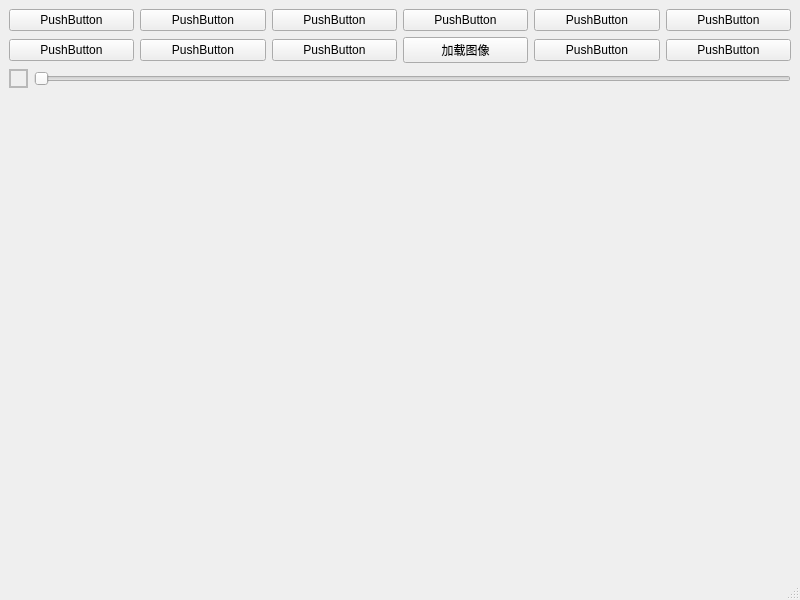
<?xml version="1.0" encoding="UTF-8"?>
<ui version="4.0">
 <class>MainWindow</class>
 <widget class="QMainWindow" name="MainWindow">
  <property name="geometry">
   <rect>
    <x>0</x>
    <y>0</y>
    <width>800</width>
    <height>600</height>
   </rect>
  </property>
  <property name="windowTitle">
   <string>MainWindow</string>
  </property>
  <widget class="QWidget" name="centralwidget">
   <layout class="QVBoxLayout" name="verticalLayout" stretch="0,0,0,1">
    <item>
     <layout class="QHBoxLayout" name="horizontalLayout">
      <item>
       <widget class="QPushButton" name="pushButton">
        <property name="text">
         <string>PushButton</string>
        </property>
       </widget>
      </item>
      <item>
       <widget class="QPushButton" name="pushButton_2">
        <property name="text">
         <string>PushButton</string>
        </property>
       </widget>
      </item>
      <item>
       <widget class="QPushButton" name="pushButton_3">
        <property name="text">
         <string>PushButton</string>
        </property>
       </widget>
      </item>
      <item>
       <widget class="QPushButton" name="pushButton_4">
        <property name="text">
         <string>PushButton</string>
        </property>
       </widget>
      </item>
      <item>
       <widget class="QPushButton" name="pushButton_5">
        <property name="text">
         <string>PushButton</string>
        </property>
       </widget>
      </item>
      <item>
       <widget class="QPushButton" name="pushButton_6">
        <property name="text">
         <string>PushButton</string>
        </property>
       </widget>
      </item>
     </layout>
    </item>
    <item>
     <layout class="QHBoxLayout" name="horizontalLayout_2">
      <item>
       <widget class="QPushButton" name="pushButton_7">
        <property name="text">
         <string>PushButton</string>
        </property>
       </widget>
      </item>
      <item>
       <widget class="QPushButton" name="pushButton_8">
        <property name="text">
         <string>PushButton</string>
        </property>
       </widget>
      </item>
      <item>
       <widget class="QPushButton" name="pushButton_9">
        <property name="text">
         <string>PushButton</string>
        </property>
       </widget>
      </item>
      <item>
       <widget class="QPushButton" name="pushButton_10">
        <property name="text">
         <string>加载图像</string>
        </property>
       </widget>
      </item>
      <item>
       <widget class="QPushButton" name="pushButton_11">
        <property name="text">
         <string>PushButton</string>
        </property>
       </widget>
      </item>
      <item>
       <widget class="QPushButton" name="pushButton_12">
        <property name="text">
         <string>PushButton</string>
        </property>
       </widget>
      </item>
     </layout>
    </item>
    <item>
     <layout class="QHBoxLayout" name="horizontalLayout_3">
      <item>
       <widget class="PickColorsFrame" name="frame_2">
        <property name="minimumSize">
         <size>
          <width>19</width>
          <height>19</height>
         </size>
        </property>
        <property name="maximumSize">
         <size>
          <width>19</width>
          <height>19</height>
         </size>
        </property>
        <property name="mouseTracking">
         <bool>true</bool>
        </property>
        <property name="toolTip">
         <string>点击取色</string>
        </property>
        <property name="frameShape">
         <enum>QFrame::StyledPanel</enum>
        </property>
        <property name="frameShadow">
         <enum>QFrame::Raised</enum>
        </property>
        <widget class="QFrame" name="frame">
         <property name="geometry">
          <rect>
           <x>1</x>
           <y>1</y>
           <width>17</width>
           <height>17</height>
          </rect>
         </property>
         <property name="minimumSize">
          <size>
           <width>17</width>
           <height>17</height>
          </size>
         </property>
         <property name="maximumSize">
          <size>
           <width>17</width>
           <height>17</height>
          </size>
         </property>
         <property name="mouseTracking">
          <bool>true</bool>
         </property>
         <property name="frameShape">
          <enum>QFrame::StyledPanel</enum>
         </property>
         <property name="frameShadow">
          <enum>QFrame::Raised</enum>
         </property>
         <widget class="QLabel" name="label_2">
          <property name="geometry">
           <rect>
            <x>1</x>
            <y>1</y>
            <width>15</width>
            <height>15</height>
           </rect>
          </property>
          <property name="minimumSize">
           <size>
            <width>15</width>
            <height>15</height>
           </size>
          </property>
          <property name="maximumSize">
           <size>
            <width>15</width>
            <height>15</height>
           </size>
          </property>
          <property name="mouseTracking">
           <bool>true</bool>
          </property>
          <property name="text">
           <string/>
          </property>
         </widget>
        </widget>
       </widget>
      </item>
      <item>
       <widget class="QSlider" name="horizontalSlider">
        <property name="maximum">
         <number>195075</number>
        </property>
        <property name="pageStep">
         <number>100</number>
        </property>
        <property name="orientation">
         <enum>Qt::Horizontal</enum>
        </property>
       </widget>
      </item>
     </layout>
    </item>
    <item>
     <widget class="PositionLabel" name="label">
      <property name="text">
       <string/>
      </property>
     </widget>
    </item>
   </layout>
  </widget>
  <widget class="QMenuBar" name="menubar">
   <property name="geometry">
    <rect>
     <x>0</x>
     <y>0</y>
     <width>800</width>
     <height>21</height>
    </rect>
   </property>
  </widget>
  <widget class="QStatusBar" name="statusbar"/>
 </widget>
 <customwidgets>
  <customwidget>
   <class>PickColorsFrame</class>
   <extends>QFrame</extends>
   <header>pickcolorsframe.h</header>
   <container>1</container>
  </customwidget>
  <customwidget>
   <class>PositionLabel</class>
   <extends>QLabel</extends>
   <header>positionlabel.h</header>
  </customwidget>
 </customwidgets>
 <resources/>
 <connections/>
</ui>
